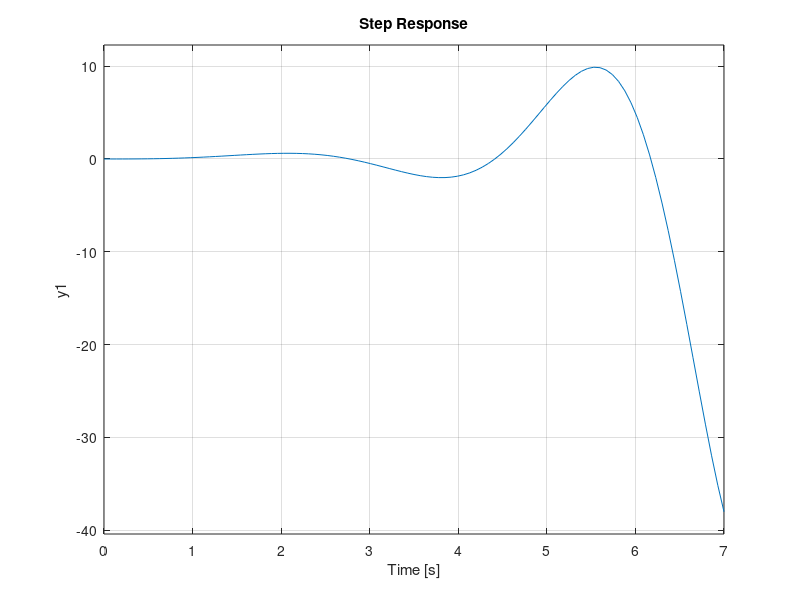

The MATLAB script that drew this image: (Note: this script raises an error after producing the figure.)
% se especificara la funcion de transferencia gs=1/(s^3+s+7)
gs=tf([1],[1 0 1 7]);
% se usa la funcion tf que pide como parametros, los vectores de
% coeficientes del numerador y denominador respectivamente

% calcular la salida temporal cuando la entrada es un escalón unitario
%Escalon, su transformada de laplace es 1/s 
figure (1);
step(gs);% obtener en el dominio del tiempo gs*1/s

%{
Rampa, su transformada de laplace es 1/s^2.
Para obtener la respuesta de la funcion de transferencia gs a la entrada
rampa, se utilizara step, el cual multiplica la transformada 1/s, por tal
motivo para obtener 1/s^2 perimero se multiplica por 1/s a gs.
Obtener en el dominio del tiempo de gs*1/s=1/(s^4+s^2+7*s).
Step tambien puede recibir vectores de coeficientes de
numeradores y denominadores
%}
figure (2);
step([1],[1 0 1 7 0]);




